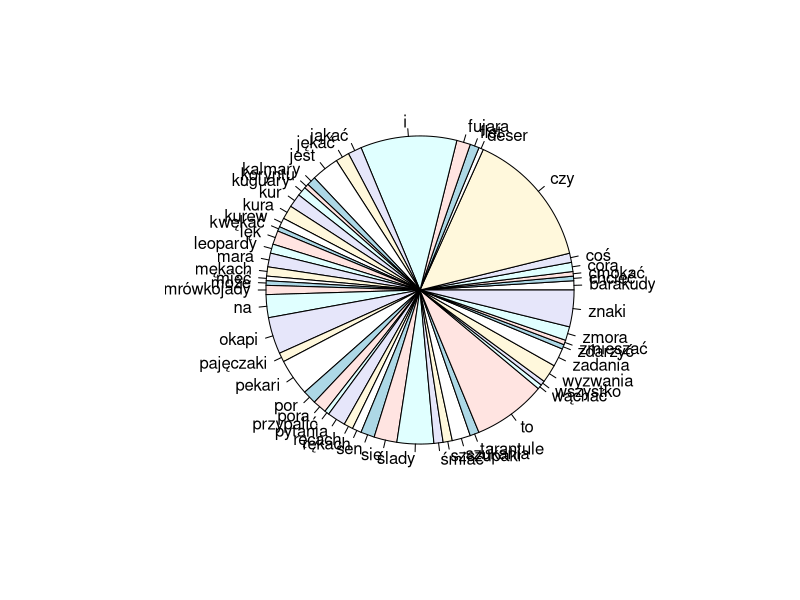
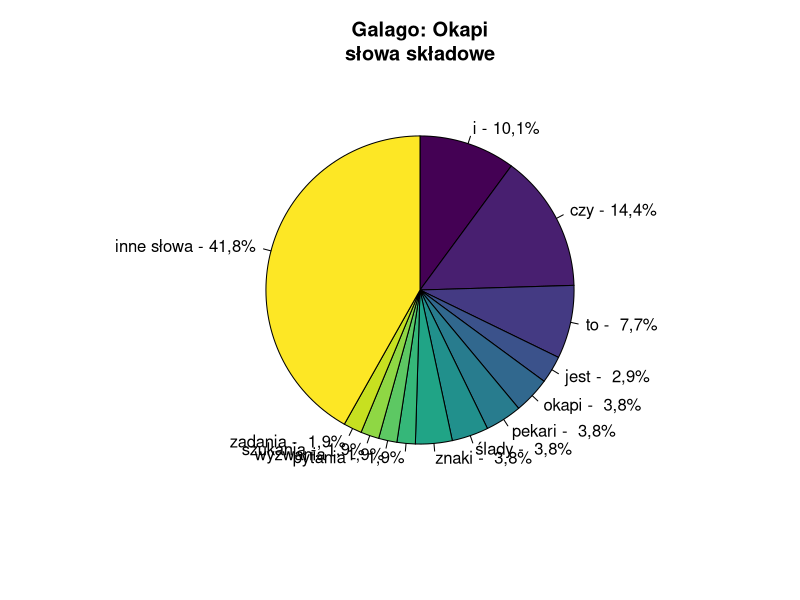
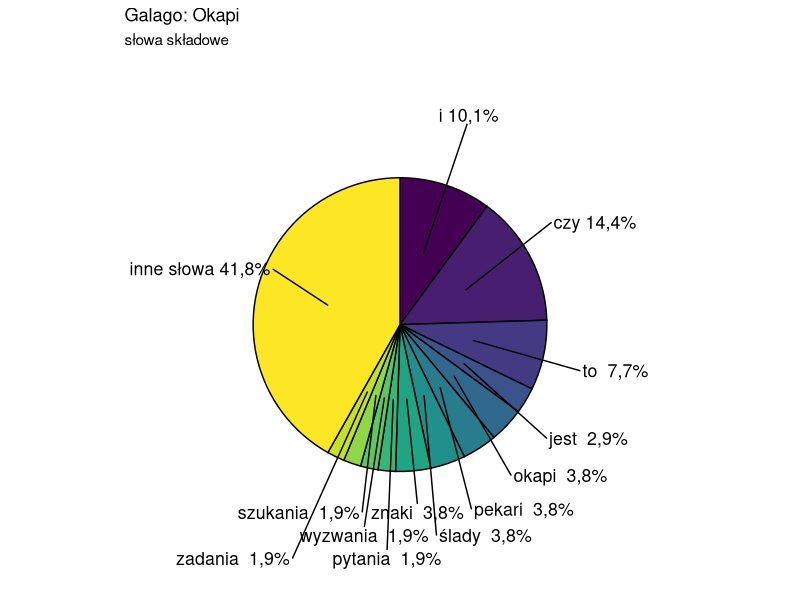

Write R code to recreate these figures, in order.
lyr <- "Sen to czy mara jest?
Sen czy mara to?
Sen to czy mara?
Czy flet to fujara jest?
Czy fujara to flet czy fujara?
Por to czy pora jest?
Por czy pora to?
Por to czy pora?
Czy lęk to czy zmora jest?
Lęk czy zmora to?
Lęk to czy zmora?

Leopardy kuguary
Mrówkojady i kalmary
Tarantule pajęczaki
Barakudy i szczupaki
Pekari pekari pekari pekari
Okapi okapi okapi okapi
I ślady i ślady i ślady i ślady
I znaki i znaki i znaki i znaki

Kur to czy kura jest?
Kur czy kura to?
Kur to czy kura?
Czy kurew to córa jest?
I czy kurew to Koryntu córa?
Na rękach czy ręcach mieć?
Czy na rękach czy ręcach?
Czy na mękach śmiać się chcieć?
Czy na mękach śmiać się czy kwękać?
Czy jękać czy jąkać się?
Jękać - jąkać się, jękać czy jąkać?
Czy na deser zmieszać coś?
Czy przypalić coś, cmokać czy wąchać?

Leopardy kuguary
Mrówkojady i kalmary
Tarantule pajęczaki
Barakudy i szczupaki
Pekari pekari pekari pekari
Okapi okapi okapi okapi
I ślady i ślady i ślady i ślady
I znaki i znaki i znaki i znaki
Pytania pytania pytania pytania
Wyzwania wyzwania wyzwania wyzwania
Szukania szukania szukania szukania
Zadania zadania zadania zadania

Wszystko się może zdarzyć"

words <- tolower(unlist(stringr::str_split(lyr, "[[:space:][:punct:]]+")))
words
pie(table(words))
#words[substring(words, 1, 5)=="wypij"] <- 'wypij*'

df<-data.frame(table(words))
df$words <- as.character(df$words)
#View(df)
df$words[order(-df$Freq)][df$Freq[order(-df$Freq)]>3]
#df[order(-df$Freq),]


mainwords <- c("i", "czy", "to", "jest", "okapi", "pekari", "ślady", "znaki", "pytania", "wyzwania", "szukania", "zadania")
words2<- words
words2[!(words %in% mainwords)]<-"inne słowa"
words_levels <-c(mainwords, "inne słowa")
# words_levels <-c(mainwords)
words3<-factor(words2, level = words_levels)
t1 <- 'Galago: Okapi'
t2 <- 'słowa składowe'
pie(table(words3), 
    clockwise=TRUE, 
    col=viridis::viridis(length(words_levels)), 
    #    main="Lyrical composition\nof Let It Be", 
    # main="Występowanie poszczególnych słów\n w Let It Be zespołu The Beatles" 
    main=paste0(t1, '\n', t2),  
    labels=paste(levels(words3),'-', paste0(format(round(table(words3)/sum(table(words3))*100,1), decimal.mark = ','),'%')))



df2<-as.data.frame(table(words3))

library(ggplot2)
library(ggrepel)
library(dplyr)

df2 <- df2 %>%
  mutate(csum = rev(cumsum(rev(Freq))),
         pos = Freq / 2 + lead(csum, 1),
         pos = if_else(is.na(pos), Freq / 2, pos))

ggplot(data = df2, aes(x = "", y = Freq, fill = words3)) +
  geom_col(width = 1, color = 1) +
  coord_polar(theta = "y", direction=-1) +
  geom_text_repel(data = df2, aes(y = pos, label = paste0(words3, ' ', format(round(Freq/sum(Freq)*100,1), decimal.mark=','), "%")),
                   size = 4.5, nudge_x = 1, show.legend = FALSE, col='black') +
  theme_void() + theme(legend.position="none") +scale_fill_viridis_d() + 
  ggtitle(t1, t2)


